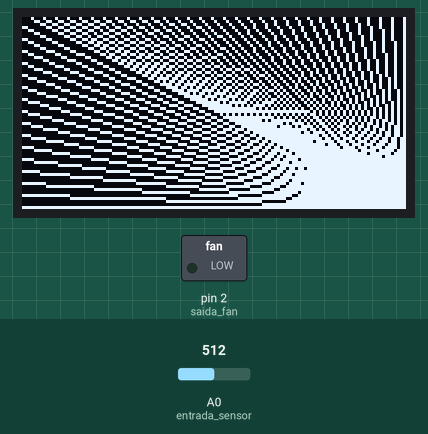
A sketch run on a simulated Arduino Uno, built with avr-gcc and run on an emulated ATmega328P. Shown: 128×64 one-colour display, switched loads named in the sketch (green lamp = pin HIGH). The test bench sets the inputs (shaded band); at power-on: A0 (entrada_sensor) = 512.

Above: at 5.4 s.
At 7.5 s:
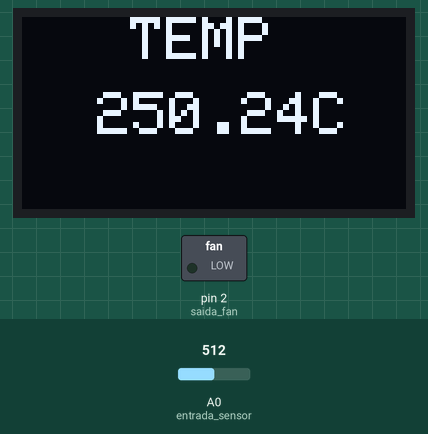
7.6 s: A0 (entrada_sensor) set to 716
At 8.9 s:
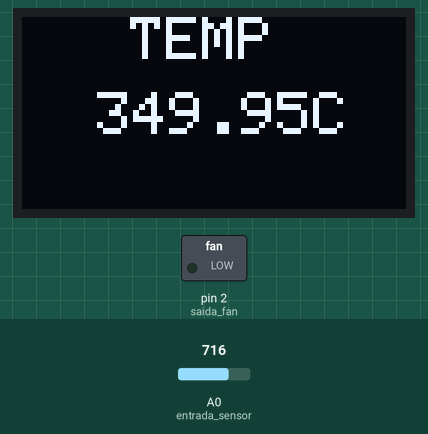
9.9 s: A0 (entrada_sensor) set to 900
At 11.2 s:
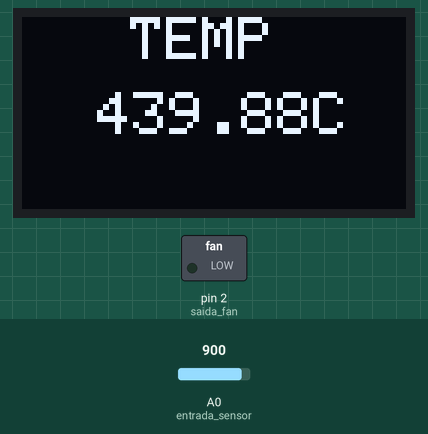
12.0 s: A0 (entrada_sensor) set to 1023
At 13.4 s:
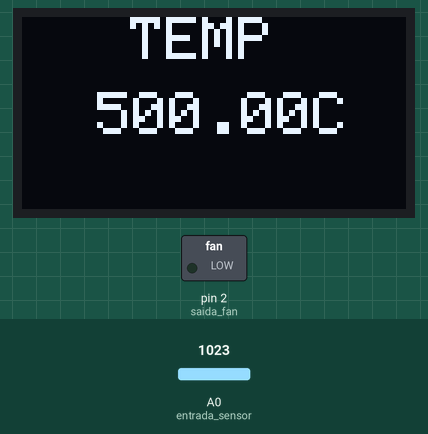
Timing chart, 0 to 15.0 s (numbered marks = the images above; inputs shaded):
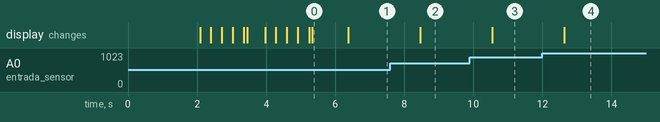

Measured:
- after the input at 7.6 s, the display: changes after 0.86 s (image 2)
- after the input at 9.9 s, the display: changes after 0.64 s (image 3)
- after the input at 12.0 s, the display: changes after 0.63 s (image 4)
- what the display in image 0 shows lasts 1.1 s, from 5.3 s to 6.4 s

The sketch:

TEMPERATURA_OLED.ino
```cpp
#include <SPI.h>
#include <Wire.h>
#include <Adafruit_GFX.h>
#include <Adafruit_SSD1306.h>

// Definicao de pinos interface SPI
#define OLED_MOSI   9
#define OLED_CLK   10
#define OLED_DC    11
#define OLED_CS    12
#define OLED_RESET 13
Adafruit_SSD1306 display(OLED_MOSI, OLED_CLK, OLED_DC, OLED_RESET, OLED_CS);

#define entrada_sensor A0
#define saida_fan 2
int sensor_temp;
int i =0;
float temp;

#define SSD1306_LCDHEIGHT 64
#if (SSD1306_LCDHEIGHT != 64)
#error("Height incorrect, please fix Adafruit_SSD1306.h!");
#endif


void setup()
{
  display.clearDisplay();
  Serial.begin(9600);
   pinMode(entrada_sensor, INPUT);
   pinMode(saida_fan, OUTPUT);
  // Inicializa o display
  display.begin(SSD1306_SWITCHCAPVCC);
  display.clearDisplay();
   display.setTextColor(WHITE);

  display.println("    LAB DOS FUNDOS");
  display.display();
  delay(2000);
  display.clearDisplay();


  for(i=0; i<display.width(); i+=4) {
    display.drawLine(0, display.height()-1, i, 0, WHITE);
    display.display();
    delay(1);
  }
  for(i=display.height()-1; i>=0; i-=4) {
    display.drawLine(0, display.height()-1, display.width()-1, i, WHITE);
    display.display();
    delay(1);
  }
  delay(500);

  display.clearDisplay();

  for(i=display.width()-1; i>=0; i-=4) {
    display.drawLine(display.width()-1, display.height()-1, i, 0, WHITE);
    display.display();
    delay(1);
  }
  for(i=display.height()-1; i>=0; i-=4) {
    display.drawLine(display.width()-1, display.height()-1, 0, i, WHITE);
    display.display();
    delay(1);
  }
  delay(1000);
  display.clearDisplay();
}

void loop()
{
  float tempM[100]; // medição média
  int j=0 ;
  for(j =0; j<100; j++){
   sensor_temp = analogRead(entrada_sensor);
   tempM [j] = (sensor_temp * (5.0/1023.0))*100;
   temp=temp+tempM[j];
  }

float temp_result = temp / 100;
temp = 0;

  display.clearDisplay();

  display.setTextSize(2);
  display.setCursor(0,0);
  display.println("   TEMP   ");
  display.setCursor(25,25);
  display.print(temp_result);
  display.println("C");
  display.display();
  delay(1000);

}
```
